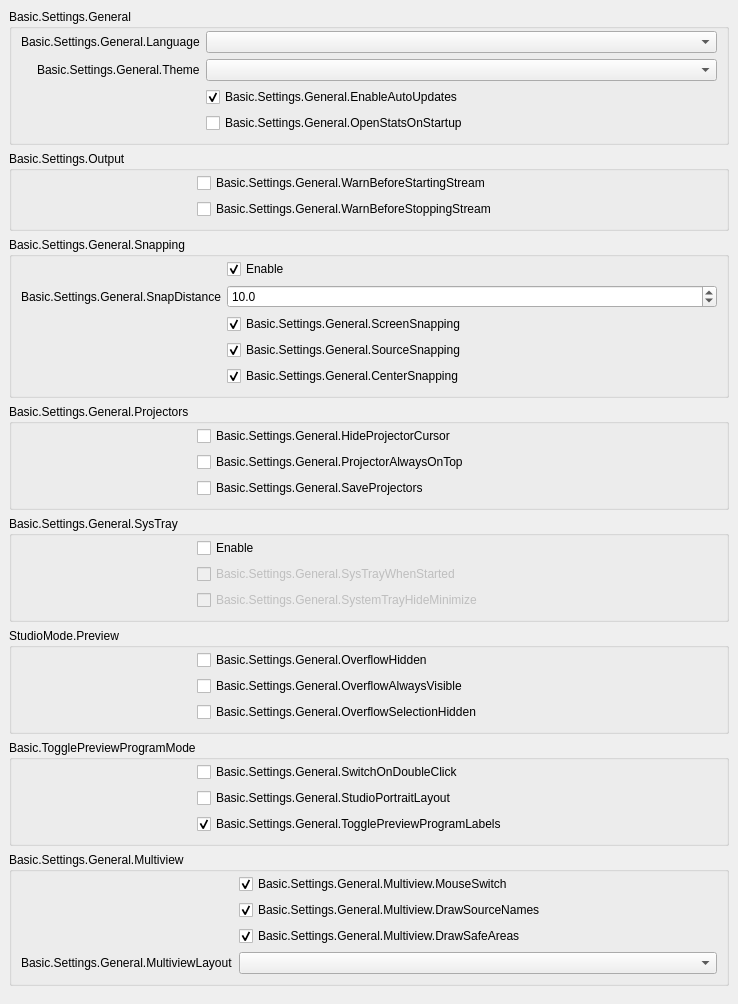
           <widget class="QWidget" name="scrollAreaWidgetContents_2">
            <property name="geometry">
             <rect>
              <x>0</x>
              <y>0</y>
              <width>738</width>
              <height>920</height>
             </rect>
            </property>
            <layout class="QVBoxLayout" name="verticalLayout_19">
             <property name="leftMargin">
              <number>0</number>
             </property>
             <property name="topMargin">
              <number>0</number>
             </property>
             <property name="rightMargin">
              <number>0</number>
             </property>
             <property name="bottomMargin">
              <number>9</number>
             </property>
             <item alignment="Qt::AlignTop">
              <widget class="QWidget" name="widget_2" native="true">
               <layout class="QVBoxLayout" name="verticalLayout_20">
                <item>
                 <widget class="QGroupBox" name="groupBox_15">
                  <property name="title">
                   <string>Basic.Settings.General</string>
                  </property>
                  <layout class="QFormLayout" name="formLayout_32">
                   <property name="fieldGrowthPolicy">
                    <enum>QFormLayout::AllNonFixedFieldsGrow</enum>
                   </property>
                   <property name="labelAlignment">
                    <set>Qt::AlignRight|Qt::AlignTrailing|Qt::AlignVCenter</set>
                   </property>
                   <property name="topMargin">
                    <number>2</number>
                   </property>
                   <item row="0" column="0">
                    <widget class="QLabel" name="label">
                     <property name="text">
                      <string>Basic.Settings.General.Language</string>
                     </property>
                     <property name="buddy">
                      <cstring>language</cstring>
                     </property>
                    </widget>
                   </item>
                   <item row="0" column="1">
                    <widget class="QComboBox" name="language"/>
                   </item>
                   <item row="1" column="0">
                    <widget class="QLabel" name="label_42">
                     <property name="text">
                      <string>Basic.Settings.General.Theme</string>
                     </property>
                     <property name="buddy">
                      <cstring>theme</cstring>
                     </property>
                    </widget>
                   </item>
                   <item row="1" column="1">
                    <widget class="QComboBox" name="theme"/>
                   </item>
                   <item row="2" column="0">
                    <spacer name="horizontalSpacer_3">
                     <property name="orientation">
                      <enum>Qt::Horizontal</enum>
                     </property>
                     <property name="sizeType">
                      <enum>QSizePolicy::Fixed</enum>
                     </property>
                     <property name="sizeHint" stdset="0">
                      <size>
                       <width>170</width>
                       <height>5</height>
                      </size>
                     </property>
                    </spacer>
                   </item>
                   <item row="2" column="1">
                    <widget class="QCheckBox" name="enableAutoUpdates">
                     <property name="text">
                      <string>Basic.Settings.General.EnableAutoUpdates</string>
                     </property>
                     <property name="checked">
                      <bool>true</bool>
                     </property>
                    </widget>
                   </item>
                   <item row="3" column="1">
                    <widget class="QCheckBox" name="openStatsOnStartup">
                     <property name="text">
                      <string>Basic.Settings.General.OpenStatsOnStartup</string>
                     </property>
                    </widget>
                   </item>
                  </layout>
                 </widget>
                </item>
                <item>
                 <widget class="QGroupBox" name="groupBox_16">
                  <property name="title">
                   <string>Basic.Settings.Output</string>
                  </property>
                  <layout class="QFormLayout" name="formLayout_2">
                   <property name="fieldGrowthPolicy">
                    <enum>QFormLayout::AllNonFixedFieldsGrow</enum>
                   </property>
                   <property name="topMargin">
                    <number>2</number>
                   </property>
                   <item row="0" column="0">
                    <spacer name="horizontalSpacer_5">
                     <property name="orientation">
                      <enum>Qt::Horizontal</enum>
                     </property>
                     <property name="sizeType">
                      <enum>QSizePolicy::Fixed</enum>
                     </property>
                     <property name="sizeHint" stdset="0">
                      <size>
                       <width>170</width>
                       <height>5</height>
                      </size>
                     </property>
                    </spacer>
                   </item>
                   <item row="0" column="1">
                    <widget class="QCheckBox" name="warnBeforeStreamStart">
                     <property name="text">
                      <string>Basic.Settings.General.WarnBeforeStartingStream</string>
                     </property>
                    </widget>
                   </item>
                   <item row="1" column="1">
                    <widget class="QCheckBox" name="warnBeforeStreamStop">
                     <property name="text">
                      <string>Basic.Settings.General.WarnBeforeStoppingStream</string>
                     </property>
                    </widget>
                   </item>
                  </layout>
                 </widget>
                </item>
                <item>
                 <widget class="QGroupBox" name="groupBox_10">
                  <property name="enabled">
                   <bool>true</bool>
                  </property>
                  <property name="sizePolicy">
                   <sizepolicy hsizetype="Preferred" vsizetype="Maximum">
                    <horstretch>0</horstretch>
                    <verstretch>0</verstretch>
                   </sizepolicy>
                  </property>
                  <property name="title">
                   <string>Basic.Settings.General.Snapping</string>
                  </property>
                  <property name="flat">
                   <bool>false</bool>
                  </property>
                  <layout class="QFormLayout" name="formLayout_21">
                   <property name="fieldGrowthPolicy">
                    <enum>QFormLayout::AllNonFixedFieldsGrow</enum>
                   </property>
                   <property name="labelAlignment">
                    <set>Qt::AlignRight|Qt::AlignTrailing|Qt::AlignVCenter</set>
                   </property>
                   <property name="topMargin">
                    <number>2</number>
                   </property>
                   <item row="0" column="1">
                    <widget class="QCheckBox" name="snappingEnabled">
                     <property name="text">
                      <string>Enable</string>
                     </property>
                     <property name="checked">
                      <bool>true</bool>
                     </property>
                    </widget>
                   </item>
                   <item row="2" column="1">
                    <widget class="QCheckBox" name="screenSnapping">
                     <property name="text">
                      <string>Basic.Settings.General.ScreenSnapping</string>
                     </property>
                     <property name="checked">
                      <bool>true</bool>
                     </property>
                    </widget>
                   </item>
                   <item row="4" column="1">
                    <widget class="QCheckBox" name="centerSnapping">
                     <property name="text">
                      <string>Basic.Settings.General.CenterSnapping</string>
                     </property>
                     <property name="checked">
                      <bool>true</bool>
                     </property>
                    </widget>
                   </item>
                   <item row="3" column="1">
                    <widget class="QCheckBox" name="sourceSnapping">
                     <property name="text">
                      <string>Basic.Settings.General.SourceSnapping</string>
                     </property>
                     <property name="checked">
                      <bool>true</bool>
                     </property>
                    </widget>
                   </item>
                   <item row="1" column="1">
                    <widget class="QDoubleSpinBox" name="snapDistance">
                     <property name="decimals">
                      <number>1</number>
                     </property>
                     <property name="singleStep">
                      <double>0.500000000000000</double>
                     </property>
                     <property name="value">
                      <double>10.000000000000000</double>
                     </property>
                    </widget>
                   </item>
                   <item row="1" column="0">
                    <widget class="QLabel" name="label_9">
                     <property name="text">
                      <string>Basic.Settings.General.SnapDistance</string>
                     </property>
                     <property name="buddy">
                      <cstring>snapDistance</cstring>
                     </property>
                    </widget>
                   </item>
                   <item row="3" column="0">
                    <spacer name="horizontalSpacer_4">
                     <property name="orientation">
                      <enum>Qt::Horizontal</enum>
                     </property>
                     <property name="sizeType">
                      <enum>QSizePolicy::Fixed</enum>
                     </property>
                     <property name="sizeHint" stdset="0">
                      <size>
                       <width>170</width>
                       <height>5</height>
                      </size>
                     </property>
                    </spacer>
                   </item>
                  </layout>
                 </widget>
                </item>
                <item>
                 <widget class="QGroupBox" name="groupBox_14">
                  <property name="title">
                   <string>Basic.Settings.General.Projectors</string>
                  </property>
                  <layout class="QFormLayout" name="formLayout_28">
                   <property name="fieldGrowthPolicy">
                    <enum>QFormLayout::AllNonFixedFieldsGrow</enum>
                   </property>
                   <property name="topMargin">
                    <number>2</number>
                   </property>
                   <item row="0" column="1">
                    <widget class="QCheckBox" name="hideProjectorCursor">
                     <property name="text">
                      <string>Basic.Settings.General.HideProjectorCursor</string>
                     </property>
                    </widget>
                   </item>
                   <item row="1" column="1">
                    <widget class="QCheckBox" name="projectorAlwaysOnTop">
                     <property name="text">
                      <string>Basic.Settings.General.ProjectorAlwaysOnTop</string>
                     </property>
                    </widget>
                   </item>
                   <item row="2" column="1">
                    <widget class="QCheckBox" name="saveProjectors">
                     <property name="text">
                      <string>Basic.Settings.General.SaveProjectors</string>
                     </property>
                    </widget>
                   </item>
                   <item row="1" column="0">
                    <spacer name="horizontalSpacer">
                     <property name="orientation">
                      <enum>Qt::Horizontal</enum>
                     </property>
                     <property name="sizeType">
                      <enum>QSizePolicy::Fixed</enum>
                     </property>
                     <property name="sizeHint" stdset="0">
                      <size>
                       <width>170</width>
                       <height>5</height>
                      </size>
                     </property>
                    </spacer>
                   </item>
                  </layout>
                 </widget>
                </item>
                <item>
                 <widget class="QGroupBox" name="groupBox_13">
                  <property name="title">
                   <string>Basic.Settings.General.SysTray</string>
                  </property>
                  <layout class="QFormLayout" name="formLayout_29">
                   <property name="fieldGrowthPolicy">
                    <enum>QFormLayout::AllNonFixedFieldsGrow</enum>
                   </property>
                   <property name="topMargin">
                    <number>2</number>
                   </property>
                   <item row="0" column="1">
                    <widget class="QCheckBox" name="systemTrayEnabled">
                     <property name="text">
                      <string>Enable</string>
                     </property>
                    </widget>
                   </item>
                   <item row="1" column="1">
                    <widget class="QCheckBox" name="systemTrayWhenStarted">
                     <property name="enabled">
                      <bool>false</bool>
                     </property>
                     <property name="text">
                      <string>Basic.Settings.General.SysTrayWhenStarted</string>
                     </property>
                    </widget>
                   </item>
                   <item row="2" column="1">
                    <widget class="QCheckBox" name="systemTrayAlways">
                     <property name="enabled">
                      <bool>false</bool>
                     </property>
                     <property name="text">
                      <string>Basic.Settings.General.SystemTrayHideMinimize</string>
                     </property>
                    </widget>
                   </item>
                   <item row="1" column="0">
                    <spacer name="horizontalSpacer_2">
                     <property name="orientation">
                      <enum>Qt::Horizontal</enum>
                     </property>
                     <property name="sizeType">
                      <enum>QSizePolicy::Fixed</enum>
                     </property>
                     <property name="sizeHint" stdset="0">
                      <size>
                       <width>170</width>
                       <height>5</height>
                      </size>
                     </property>
                    </spacer>
                   </item>
                  </layout>
                 </widget>
                </item>
                <item>
                 <widget class="QGroupBox" name="groupBox_18">
                  <property name="title">
                   <string>StudioMode.Preview</string>
                  </property>
                  <layout class="QFormLayout" name="formLayout_35">
                   <property name="fieldGrowthPolicy">
                    <enum>QFormLayout::AllNonFixedFieldsGrow</enum>
                   </property>
                   <property name="labelAlignment">
                    <set>Qt::AlignRight|Qt::AlignTrailing|Qt::AlignVCenter</set>
                   </property>
                   <property name="topMargin">
                    <number>2</number>
                   </property>
                   <item row="1" column="1">
                    <widget class="QCheckBox" name="overflowAlwaysVisible">
                     <property name="text">
                      <string>Basic.Settings.General.OverflowAlwaysVisible</string>
                     </property>
                    </widget>
                   </item>
                   <item row="0" column="0">
                    <spacer name="horizontalSpacer_25">
                     <property name="orientation">
                      <enum>Qt::Horizontal</enum>
                     </property>
                     <property name="sizeHint" stdset="0">
                      <size>
                       <width>170</width>
                       <height>5</height>
                      </size>
                     </property>
                    </spacer>
                   </item>
                   <item row="2" column="1">
                    <widget class="QCheckBox" name="overflowSelectionHide">
                     <property name="text">
                      <string>Basic.Settings.General.OverflowSelectionHidden</string>
                     </property>
                    </widget>
                   </item>
                   <item row="0" column="1">
                    <widget class="QCheckBox" name="overflowHide">
                     <property name="text">
                      <string>Basic.Settings.General.OverflowHidden</string>
                     </property>
                    </widget>
                   </item>
                  </layout>
                 </widget>
                </item>
                <item>
                 <widget class="QGroupBox" name="groupBox_11">
                  <property name="title">
                   <string>Basic.TogglePreviewProgramMode</string>
                  </property>
                  <layout class="QFormLayout" name="formLayout_31">
                   <property name="fieldGrowthPolicy">
                    <enum>QFormLayout::AllNonFixedFieldsGrow</enum>
                   </property>
                   <property name="labelAlignment">
                    <set>Qt::AlignRight|Qt::AlignTrailing|Qt::AlignVCenter</set>
                   </property>
                   <property name="topMargin">
                    <number>2</number>
                   </property>
                   <item row="0" column="1">
                    <widget class="QCheckBox" name="doubleClickSwitch">
                     <property name="text">
                      <string>Basic.Settings.General.SwitchOnDoubleClick</string>
                     </property>
                    </widget>
                   </item>
                   <item row="0" column="0">
                    <spacer name="horizontalSpacer_6">
                     <property name="orientation">
                      <enum>Qt::Horizontal</enum>
                     </property>
                     <property name="sizeHint" stdset="0">
                      <size>
                       <width>170</width>
                       <height>5</height>
                      </size>
                     </property>
                    </spacer>
                   </item>
                   <item row="1" column="1">
                    <widget class="QCheckBox" name="studioPortraitLayout">
                     <property name="text">
                      <string>Basic.Settings.General.StudioPortraitLayout</string>
                     </property>
                    </widget>
                   </item>
                   <item row="2" column="1">
                    <widget class="QCheckBox" name="prevProgLabelToggle">
                     <property name="text">
                      <string>Basic.Settings.General.TogglePreviewProgramLabels</string>
                     </property>
                     <property name="checked">
                      <bool>true</bool>
                     </property>
                    </widget>
                   </item>
                  </layout>
                 </widget>
                </item>
                <item>
                 <widget class="QGroupBox" name="groupBoxMultiview">
                  <property name="title">
                   <string>Basic.Settings.General.Multiview</string>
                  </property>
                  <layout class="QFormLayout" name="formLayoutMultiview">
                   <property name="fieldGrowthPolicy">
                    <enum>QFormLayout::AllNonFixedFieldsGrow</enum>
                   </property>
                   <property name="labelAlignment">
                    <set>Qt::AlignRight|Qt::AlignTrailing|Qt::AlignVCenter</set>
                   </property>
                   <property name="topMargin">
                    <number>2</number>
                   </property>
                   <item row="0" column="0">
                    <spacer name="horizontalSpacerMultiview">
                     <property name="orientation">
                      <enum>Qt::Horizontal</enum>
                     </property>
                     <property name="sizeType">
                      <enum>QSizePolicy::Fixed</enum>
                     </property>
                     <property name="sizeHint" stdset="0">
                      <size>
                       <width>170</width>
                       <height>5</height>
                      </size>
                     </property>
                    </spacer>
                   </item>
                   <item row="0" column="1">
                    <widget class="QCheckBox" name="multiviewMouseSwitch">
                     <property name="text">
                      <string>Basic.Settings.General.Multiview.MouseSwitch</string>
                     </property>
                     <property name="checked">
                      <bool>true</bool>
                     </property>
                    </widget>
                   </item>
                   <item row="1" column="1">
                    <widget class="QCheckBox" name="multiviewDrawNames">
                     <property name="text">
                      <string>Basic.Settings.General.Multiview.DrawSourceNames</string>
                     </property>
                     <property name="checked">
                      <bool>true</bool>
                     </property>
                    </widget>
                   </item>
                   <item row="2" column="1">
                    <widget class="QCheckBox" name="multiviewDrawAreas">
                     <property name="text">
                      <string>Basic.Settings.General.Multiview.DrawSafeAreas</string>
                     </property>
                     <property name="checked">
                      <bool>true</bool>
                     </property>
                    </widget>
                   </item>
                   <item row="3" column="1">
                    <widget class="QComboBox" name="multiviewLayout"/>
                   </item>
                   <item row="3" column="0">
                    <widget class="QLabel" name="label_64">
                     <property name="text">
                      <string>Basic.Settings.General.MultiviewLayout</string>
                     </property>
                     <property name="buddy">
                      <cstring>multiviewLayout</cstring>
                     </property>
                    </widget>
                   </item>
                  </layout>
                 </widget>
                </item>
               </layout>
              </widget>
             </item>
            </layout>
           </widget>
